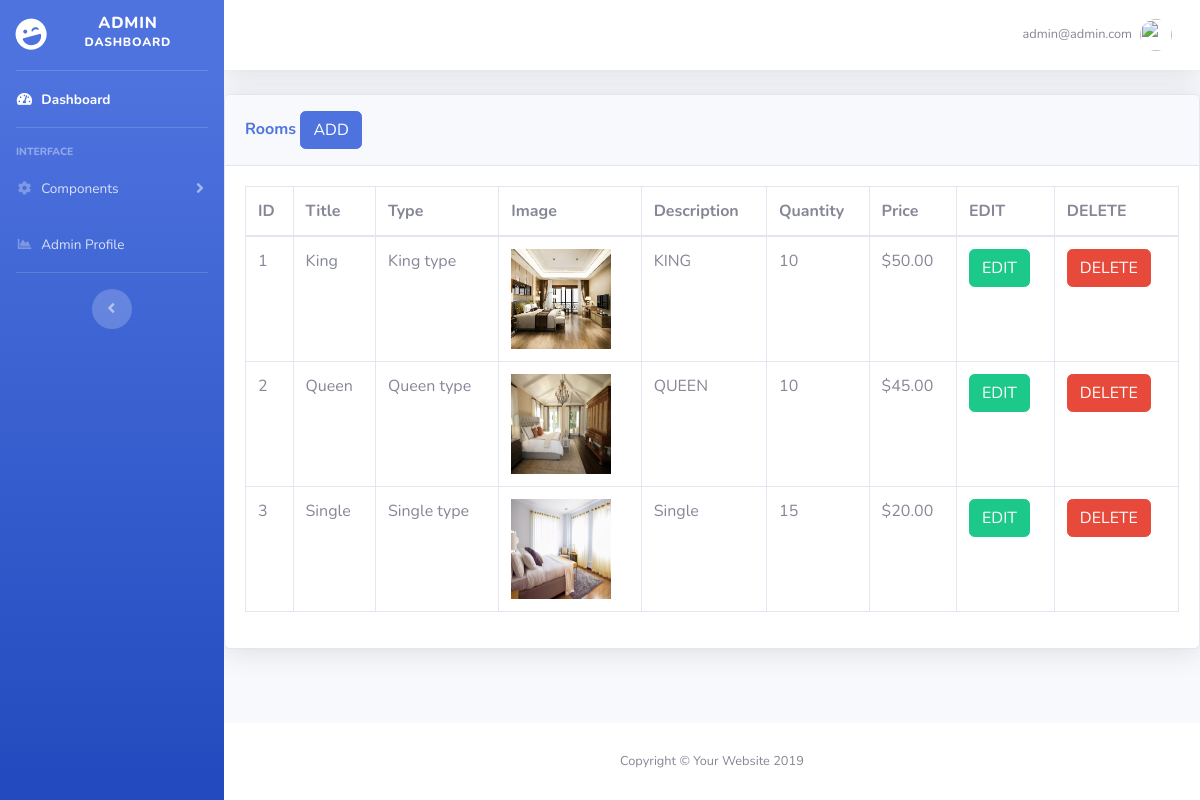
Page /admin/rooms.php (signed in) on the committed database.
### tables this page shows
CREATE TABLE `room` (
  `id` int(11) NOT NULL,
  `title` varchar(300) NOT NULL,
  `type` varchar(300) NOT NULL,
  `image` varchar(300) NOT NULL,
  `description` varchar(300) NOT NULL,
  `quantity` int(50) NOT NULL,
  `price` decimal(10,2) NOT NULL
);

### admin/rooms.php (the view, shortened to what this page needs)
<?php
$roomdb = "room";
include('security.php');
include('includes/header.php');
include('includes/navbar.php');
?>
<div class="card shadow mb-4">
  <div class="card-header py-3">
    <h6 class="m-0 font-weight-bold text-primary">Rooms
            <button type="button" class="btn btn-primary" data-toggle="modal" data-target="#roomsModal">
              ADD
            </button>
    </h6>
  </div>
  <div class="card-body">
  <?php
      $query = "SELECT * FROM $roomdb";
      $query_run = mysqli_query($connection, $query);
            ?>
    <div class="table-responsive">
      <table class="table table-bordered" id="dataTable" width="100%" cellspacing="0">
        <thead>
          <tr>
            <th> ID </th>
            <th> Title </th>
            <th>Type </th>
            <th>Image</th>
            <th>Description</th>
            <th>Quantity</th>
            <th>Price</th>
            <th>EDIT </th>
            <th>DELETE </th>
          </tr>
        </thead>
        <tbody>
        <?php
            if(mysqli_num_rows($query_run) > 0)
            {
                while($row = mysqli_fetch_assoc($query_run))
                {
          ?>
          <tr>
            <td><?php  echo $row['id']; ?></td>
            <td><?php  echo $row['title']; ?></td>
            <td><?php  echo $row['type']; ?></td>
            <td><?php echo '<img src="upload/'.$row['image'].'" alt="" width="100px;" height="100px;" alt="Image">'?></td>
            <td><?php  echo $row['description']; ?></td>
            <td><?php  echo $row['quantity']; ?></td>
            <td><?php  echo "$".$row['price']; ?></td>
            <td>
                <form action="rooms_edit.php" method="post">
                    <button  type="submit" name="edit_btn" class="btn btn-success"> EDIT</button>
                </form>
            </td>
            <td>
                <form action="code.php" method="post">
                  <button type="submit" name="delete_room_btn" class="btn btn-danger"> DELETE</button>
                </form>
            </td>
          </tr>
          <?php
              }
          }
          else {
            echo "No Record Found";
          }
          ?>
        </tbody>
      </table>
    </div>
  </div>
</div>
</div>
<?php
include('includes/footer.php');
?>

### rows in the picture
room: id "1", title "King", type "King type", image (picture), description "KING", quantity "10", price "50.00"
room: id "2", title "Queen", type "Queen type", image (picture), description "QUEEN", quantity "10", price "45.00"
room: id "3", title "Single", type "Single type", image (picture), description "Single", quantity "15", price "20.00"

### other values in the picture
$_SESSION['username'] "admin@admin.com"
